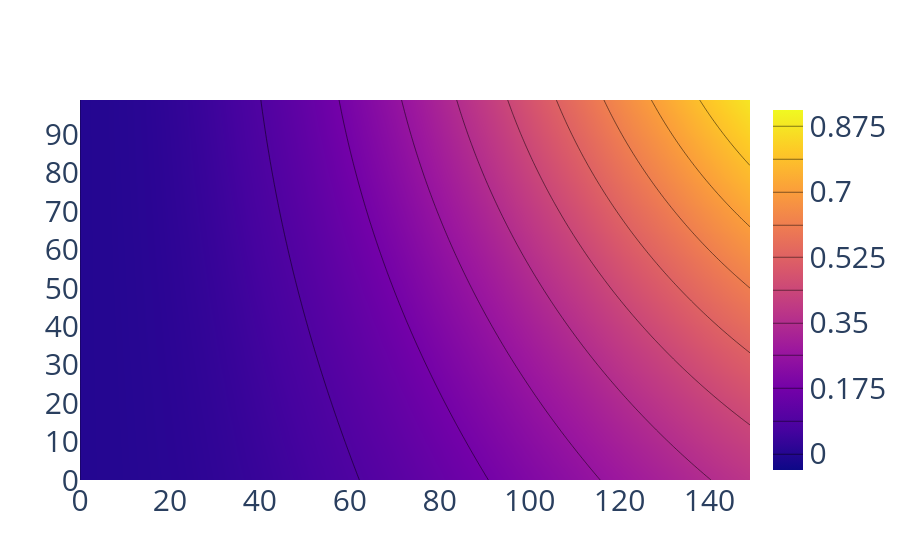

Here is the notebook cell this chart was saved with:
### Code cell
utils.plotHeatmap(Z,X,Y)

### Figure 1 — Plotly figure (JSON) as saved in the notebook; plotly's stock layout.template omitted (floating-point values rounded to 4 significant figures; data arrays with more than 128 entries replaced by an {"elided": "..."} marker saying what was removed)
{"data": [{"contours": {"coloring": "heatmap", "end": 0.8751, "size": 0.08751, "start": 0}, "showscale": true, "type": "contour", "x": [0, 1, 2, 3, 4, 5, 6, 7, 8, 9, 10, 11, 12, 13, 14, 15, 16, 17, 18, 19, 20, 21, 22, 23, 24, 25, 26, 27, 28, 29, 30, 31, 32, 33, 34, 35, 36, 37, 38, 39, 40, 41, 42, 43, 44, 45, 46, 47, 48, 49, 50, 51, 52, 53, 54, 55, 56, 57, 58, 59, 60, 61, 62, 63, 64, 65, 66, 67, 68, 69, 70, 71, 72, 73, 74, 75, 76, 77, 78, 79, 80, 81, 82, 83, 84, 85, 86, 87, 88, 89, 90, 91, 92, 93, 94, 95, 96, 97, 98, 99], "y": {"elided": "150 int values"}, "z": {"elided": "100x150 float values"}}], "layout": {"coloraxis": {"showscale": true}, "font": {"size": 30}, "legend": {"bgcolor": "rgba(0,0,0,.05)", "x": 0.99, "xanchor": "right", "y": 0.99, "yanchor": "top"}, "margin": {"r": 10, "t": 100}, "showlegend": true}}
